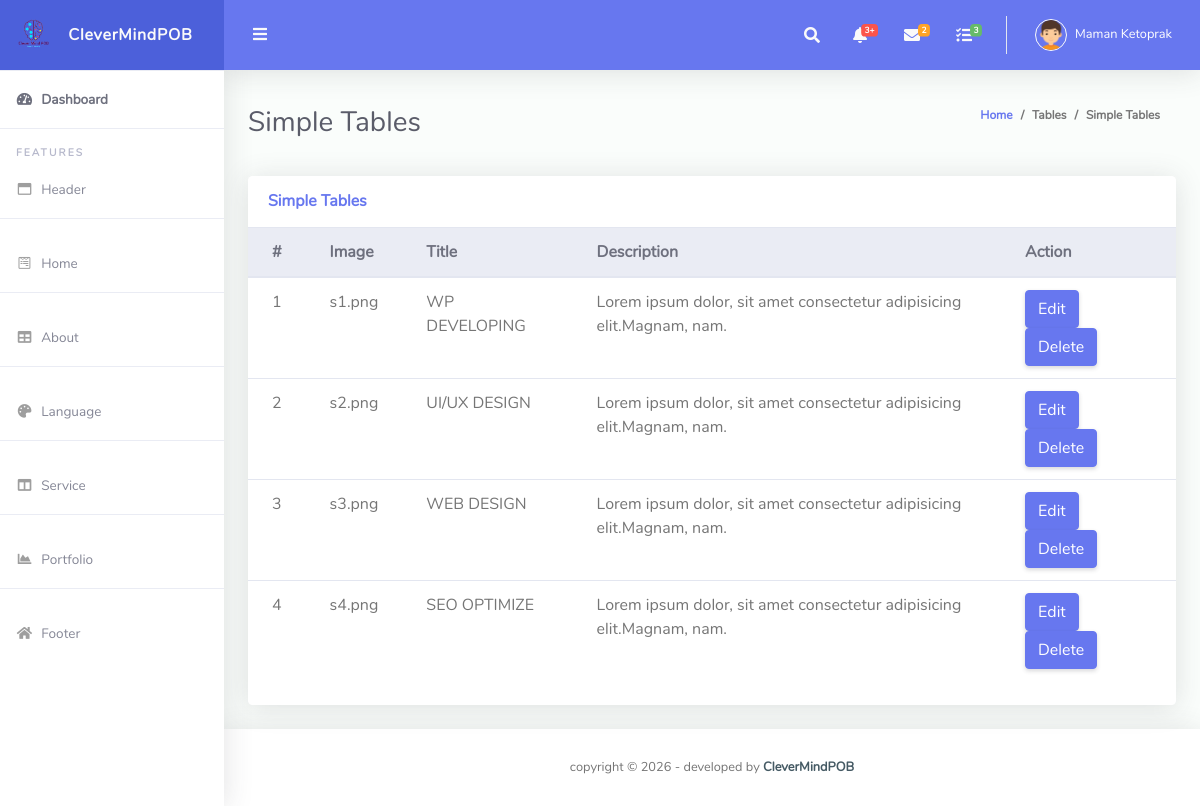
The page /ruang-admin/viewService.php on the database its author committed.
### tables this page shows
CREATE TABLE `services` (
  `id` int(250) NOT NULL,
  `image` varchar(250) NOT NULL,
  `title` varchar(250) NOT NULL,
  `description` varchar(250) NOT NULL
);

### ruang-admin/viewService.php (the view, shortened to what this page needs)
<?php
require_once("conn.php");
?>
<!DOCTYPE html>
<html lang="en">
<head>
  <link href="vendor/fontawesome-free/css/all.min.css" rel="stylesheet" type="text/css">
  <link href="vendor/bootstrap/css/bootstrap.min.css" rel="stylesheet" type="text/css">
  <link href="css/ruang-admin.min.css" rel="stylesheet">
</head>
<body id="page-top">
  <div id="wrapper">
    <ul class="navbar-nav sidebar sidebar-light accordion" id="accordionSidebar">
      <a class="sidebar-brand d-flex align-items-center justify-content-center" href="index.html">
        <div class="sidebar-brand-icon">
          <img src="img/logo/logo2.png">
        </div>
        <div class="sidebar-brand-text mx-3">CleverMindPOB</div>
      </a>
      <hr class="sidebar-divider my-0">
      <li class="nav-item active">
        <a class="nav-link" href="index.html">
          <i class="fas fa-fw fa-tachometer-alt"></i>
          <span>Dashboard</span></a>
      </li>
      <hr class="sidebar-divider">
      <div class="sidebar-heading">
        Features
      </div>
      <li class="nav-item">
        <a class="nav-link" href="viewHeader.php">
          <i class="far fa-fw fa-window-maximize"></i>
          <span>Header</span>
        </a>
      </li>
      <hr class="sidebar-divider">
      <li class="nav-item">
        <a class="nav-link" href="viewHome.php">
          <i class="fab fa-fw fa-wpforms"></i>
          <span>Home</span>
        </a>
      </li>
      <hr class="sidebar-divider">
      <li class="nav-item">
        <a class="nav-link " href="viewAbout.php">
          <i class="fas fa-fw fa-table"></i>
          <span>About</span>
        </a>
      </li>
      <hr class="sidebar-divider">
      <li class="nav-item">
        <a class="nav-link" href="viewUnderAbout.php">
          <i class="fas fa-fw fa-palette"></i>
          <span>Language</span>
        </a>
      </li>
      <hr class="sidebar-divider">
      <li class="nav-item">
        <a class="nav-link " href="viewService.php">
          <i class="fas fa-fw fa-columns"></i>
          <span>Service</span>
        </a>
      </li>
      <hr class="sidebar-divider">
      <li class="nav-item">
        <a class="nav-link" href="viewPortfolio.php">
          <i class="fas fa-fw fa-chart-area"></i>
          <span>Portfolio</span>
        </a>
      </li>
      <hr class="sidebar-divider">
      <li class="nav-item">
        <a class="nav-link " href="viewSocialmedia.php">
          <i class="fas fa-fw fa-home"></i>
          <span>Footer</span>
        </a>
      </li>
    </ul>
    <div id="content-wrapper" class="d-flex flex-column">
      <div id="content">
        <nav class="navbar navbar-expand navbar-light bg-navbar topbar mb-4 static-top">
          <button id="sidebarToggleTop" class="btn btn-link rounded-circle mr-3">
            <i class="fa fa-bars"></i>
          </button>
          <ul class="navbar-nav ml-auto">
            <li class="nav-item dropdown no-arrow">
              <a class="nav-link dropdown-toggle" href="#" id="searchDropdown" role="button" data-toggle="dropdown"
                aria-haspopup="true" aria-expanded="false">
                <i class="fas fa-search fa-fw"></i>
              </a>
            </li>
            <li class="nav-item dropdown no-arrow mx-1">
              <a class="nav-link dropdown-toggle" href="#" id="alertsDropdown" role="button" data-toggle="dropdown"
                aria-haspopup="true" aria-expanded="false">
                <i class="fas fa-bell fa-fw"></i>
                <span class="badge badge-danger badge-counter">3+</span>
              </a>
            </li>
            <li class="nav-item dropdown no-arrow mx-1">
              <a class="nav-link dropdown-toggle" href="#" id="messagesDropdown" role="button" data-toggle="dropdown"
                aria-haspopup="true" aria-expanded="false">
                <i class="fas fa-envelope fa-fw"></i>
                <span class="badge badge-warning badge-counter">2</span>
              </a>
            </li>
            <li class="nav-item dropdown no-arrow mx-1">
              <a class="nav-link dropdown-toggle" href="#" id="messagesDropdown" role="button" data-toggle="dropdown"
                aria-haspopup="true" aria-expanded="false">
                <i class="fas fa-tasks fa-fw"></i>
                <span class="badge badge-success badge-counter">3</span>
              </a>
            </li>
            <li class="nav-item dropdown no-arrow">
              <a class="nav-link dropdown-toggle" href="#" id="userDropdown" role="button" data-toggle="dropdown"
                aria-haspopup="true" aria-expanded="false">
                <img class="img-profile rounded-circle" src="img/boy.png" style="max-width: 60px">
                <span class="ml-2 d-none d-lg-inline text-white small">Maman Ketoprak</span>
              </a>
            </li>
          </ul>
        </nav>
        <div class="container-fluid" id="container-wrapper">
          <div class="d-sm-flex align-items-center justify-content-between mb-4">
            <h1 class="h3 mb-0 text-gray-800">Simple Tables</h1>
            <ol class="breadcrumb">
              <li class="breadcrumb-item"><a href="./">Home</a></li>
              <li class="breadcrumb-item">Tables</li>
              <li class="breadcrumb-item active" aria-current="page">Simple Tables</li>
            </ol>
          </div>
          <div class="row">
            <div class="col-lg-12 mb-4">
              <div class="card">
                <div class="card-header py-3 d-flex flex-row align-items-center justify-content-between">
                  <h6 class="m-0 font-weight-bold text-primary">Simple Tables</h6>
                </div>
                <div class="table-responsive">
                  <table class="table align-items-center table-flush">
                    <thead class="thead-light">
                         <th>
                            #
                         </th>
                                             <th>Image</th>
                                             <th>Title</th>
                                             <th>Description</th>
                          <th>
                            Action
                          </th>
                    </thead>
                    <tbody>
                    <?php
                      $sql = "SELECT * FROM services";
                                $result = mysqli_query($conn, $sql);
                                $countRow = mysqli_num_rows($result);
                                if ($countRow > 0) {
                                    $i = 1;
                                    while ($row = mysqli_fetch_assoc($result)) {
                                        echo "
                                        <tr>
                                        <td>{$i}</td>
                                        <td>{$row['image']}</td>
                                        <td>{$row['title']}</td>
                                        <td>{$row['description']}</td>
                                        <td>
                                        <a href='./edit_service.php?edit={$row['id']}'>
                                        <button data-toggle='tooltip' title='Edit' class='btn btn-primary mr-2'>
                                        Edit
                                        </button>
                                        </a>
                                        <a href='./viewService.php?delete={$row['id']}'>
                                          <button data-toggle='tooltip' title='Trash' class='btn btn-primary mr-2'>
                                          Delete
                                          </button>
                                          </a>
                                        </td>
                                        </tr>
                                        ";
                                        $i++;
                                    }
                                }
                                ?>
                    </tbody>
                  </table>
                </div>
                <div class="card-footer"></div>
              </div>
            </div>
          </div>
        </div>
      </div>
      <footer class="sticky-footer bg-white">
        <div class="container my-auto">
          <div class="copyright text-center my-auto">
            <span>copyright &copy; <script> document.write(new Date().getFullYear()); </script> - developed by
              <b><a href="#" target="_blank">CleverMindPOB</a></b>
            </span>
          </div>
        </div>
      </footer>
    </div>
  </div>
</body>
</html>

### rows shown on the page
services: image "s1.png", title "WP DEVELOPING", description "Lorem ipsum dolor, sit amet consectetur adipisicing elit.Magnam, nam."
services: image "s2.png", title "UI/UX DESIGN", description "Lorem ipsum dolor, sit amet consectetur adipisicing elit.Magnam, nam."
services: image "s3.png", title "WEB DESIGN", description "Lorem ipsum dolor, sit amet consectetur adipisicing elit.Magnam, nam."
services: image "s4.png", title "SEO OPTIMIZE", description "Lorem ipsum dolor, sit amet consectetur adipisicing elit.Magnam, nam."
